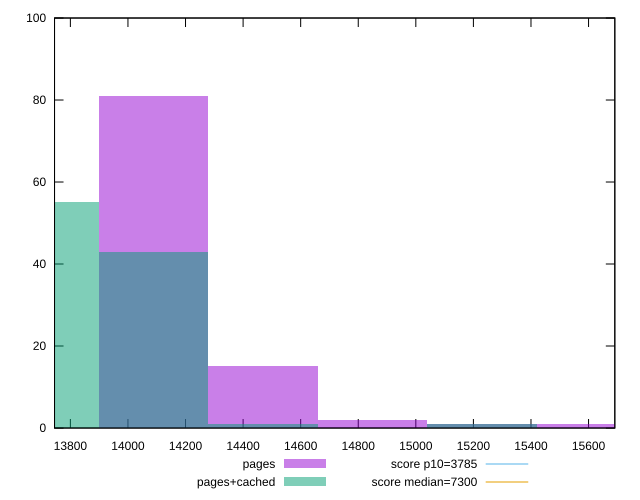

Here is the gnuplot script that generated this plot:
reset

$pages <<EOF
15230.626059749373 1
15611.391711243106 1
14469.094756761904 15
14088.329105268169 81
14849.860408255638 2
EOF

$pagesCached <<EOF
15230.626059749373 1
14088.329105268169 43
13707.563453774435 55
14469.094756761904 1
EOF

set key outside below
set boxwidth 380.7656514937343
set xrange [13744.967999999997:15691.250999999997]
set yrange [0:100]
set trange [0:100]
set style fill transparent solid 0.5 noborder

set parametric
set terminal svg size 640, 500 enhanced background rgb 'white'
set output "report_0_00242021-02-20T12:25:28.543Z/interactive/comparison/histogram/0_vs_1.svg"

plot $pages title "pages" with boxes, \
     $pagesCached title "pages+cached" with boxes, \
     3785,t title "score p10=3785", \
     7300,t title "score median=7300"

reset
